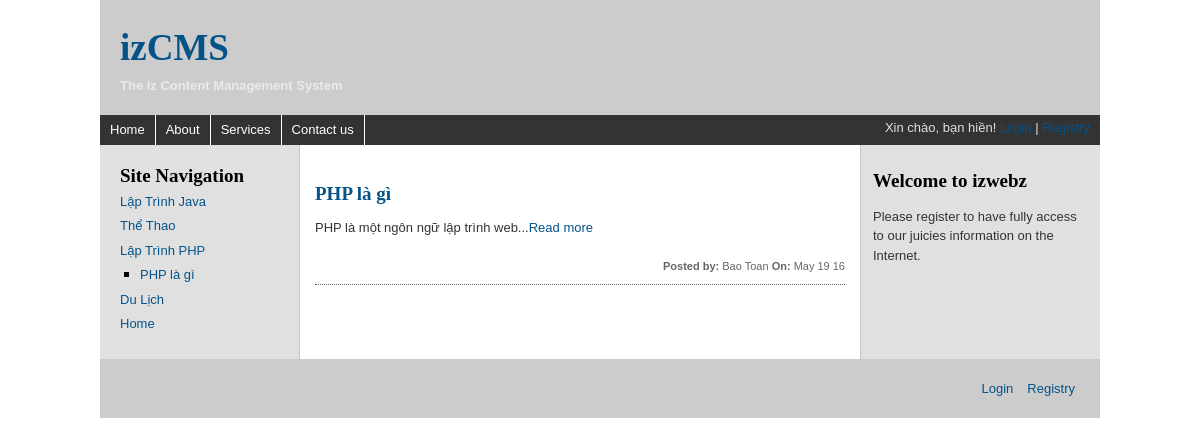
Screenshot of /author.php?aid=1 with the database file from the repository.
### tables this page shows
CREATE TABLE IF NOT EXISTS `categories` (
  `cate_id` int(11) NOT NULL,
  `user_id` int(11) NOT NULL,
  `cate_name` varchar(100) NOT NULL,
  `position` tinyint(4) NOT NULL
);

CREATE TABLE IF NOT EXISTS `pages` (
  `page_id` int(11) NOT NULL,
  `user_id` int(11) NOT NULL,
  `cate_id` int(11) NOT NULL,
  `page_name` varchar(150) NOT NULL,
  `content` text NOT NULL,
  `position` tinyint(4) NOT NULL,
  `post_on` datetime NOT NULL
);

### includes/common_functions.php (called while the page is built, shortened)
<?PHP
    function the_excerpt($text) {
        $text = htmlentities($text);
        return $text;
    }
    function validate_id($id) {
        if(isset($id) && filter_var($id, FILTER_VALIDATE_INT, array("min-range" => 1))) {
            return $id;
        } else {
            return NULL;
        }
    }
?>

### author.php (the view, shortened to what this page needs)
<?php
    include('includes/header.php');
    include('includes/mysqli_connection.php');
    include('includes/common_functions.php');
    include('includes/sidebar-a.php');
?>
<div id="content">
    <?php
        $display = 4;
        $start = (isset($_GET['s']) && validate_id($_GET['s'])) ? $_GET['s'] : 0;
        if($aid = validate_id($_GET['aid'])) {
            $q = "select p.page_id, p.page_name, p.content, DATE_FORMAT(p.post_on, '%b %d %y') as date,";
            $q .= " CONCAT_WS(' ', u.first_name, u.last_name) as author";
            $q .= " from pages as p inner join users as u using(user_id)";
            $q .= " where p.user_id = {$aid} order by date asc limit {$start}, {$display}";
            $r = mysqli_query($connection, $q);
            if(mysqli_num_rows($r) > 0) {
                while($post = mysqli_fetch_array($r, MYSQLI_ASSOC)) {
                    echo "
                        <div class='post'>
                            <h2><a href='single.php?pid={$post['page_id']}'>{$post['page_name']}</a></h2>
                            <p>" . the_excerpt($post['content']) . "...<a href='single.php?pid={$post['page_id']}'>Read more</a></p>
                            <p class='meta'><strong>Posted by: </strong>{$post['author']} <strong>On: </strong>{$post['date']}</p>
                        </div>
                    ";
                }
            } else {
                echo "<p class='warning'>The author is not avaliable or die</p>";
            }
        } else {
            redirect_to();
        }
    ?>
</div>
<?php
    include('includes/sidebar-b.php');
    include('includes/footer.php');
?>

### includes/sidebar-a.php (shortened to what this page needs)
<div id="content-container">
    <div id="section-navigation">
        <h2>Site Navigation</h2>
		<ul class="navi">
            <?PHP
                if(isset($_GET['cid']) && filter_var($_GET['cid'], FILTER_VALIDATE_INT, array("min-range" >= 1))) {
                    $cid = $_GET['cid'];
                } else {
                    $cid = NULL;
                }
                if(isset($_GET['pid']) && filter_var($_GET['pid'], FILTER_VALIDATE_INT, array("min-range" >= 1))) {
                    $pid = $_GET['pid'];
                } else {
                    $pid = NULL;
                }
                $q = "select cate_name, cate_id from categories order by position asc";
                $r = mysqli_query($connection, $q);
                while($cate = mysqli_fetch_array($r, MYSQL_ASSOC)) {
                    echo "<li><a href='index.php?cid={$cate['cate_id']}'";
                        if($cate['cate_id'] == $cid) {
                            echo " class='selected'";
                        }
                    echo ">{$cate['cate_name']}</a>";
                    $sql = "select page_name, page_id from pages where cate_id={$cate['cate_id']} order by position asc";
                    $rs = mysqli_query($connection, $sql);
                    if(mysqli_num_rows($rs) > 0) {
                        echo "<ul class='pages'>";
                        while($page = mysqli_fetch_array($rs, MYSQLI_ASSOC)) {
                            echo "<li><a href='single.php?pid={$page['page_id']}' ";
                                if($page['page_id'] == $pid) {
                                    echo "class='selected'";
                                }
                            echo ">{$page['page_name']}</a></li>";
                        }
                        echo "</ul>";
                    }
                    echo "</li>";
                }
            ?>
			<li><a href="/cms/">Home</a></li>
		</ul>
</div>

### css/style.css (style rules this page uses)
* { margin: 0; padding: 0 }
p, label, a { color: #333333; line-height: 1.5; font-size: 13px; font-family:'lucida grande',tahoma,verdana,arial,sans-serif； }
ul { list-style: none; }
a { color: #035389; text-decoration: none; }
h2 a, h2 { margin: 0; font-size: 19px; font-family: museo, georgia, san-serif; }
#content-container { float: left;width: 1000px;background: #fff url(images/layout-three-fixed-background.gif) repeat-y 100% 0; }
#section-navigation { float: left;width: 160px;padding: 20px 0;margin: 0 20px;display: inline; }
#section-navigation ul li { margin: 5px 0px;padding: 0; }
.pages { list-style: square; margin: 0 0 0 20px; }
#content { float: left;width: 530px;padding: 20px 0;margin: 0 0 0 15px; }
#content .meta { font-size: 11px; color: #666; float: right; }
#content .post { margin: 15px 0px; overflow: hidden; }
.post { border-bottom: 1px dotted #666; position: relative; }
#content p { margin: 10px 0px; }

### rows the page displays
categories: cate_name "Lập Trình Java"
categories: cate_name "Thể Thao"
categories: cate_name "Lập Trình PHP"
pages: page_name "PHP là gì", content "PHP là một ngôn ngữ lập trình web", author "Bao Toan", date "May 19 16"
categories: cate_name "Du Lịch"
